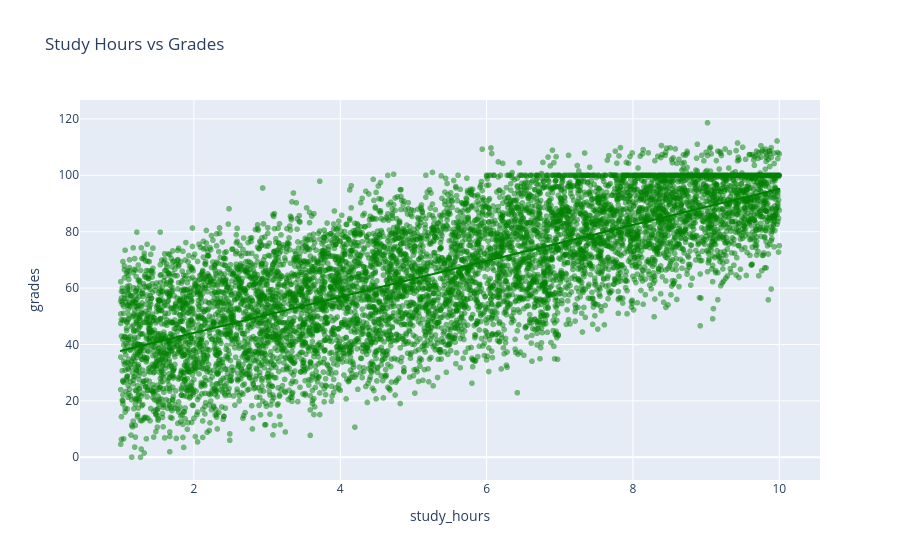
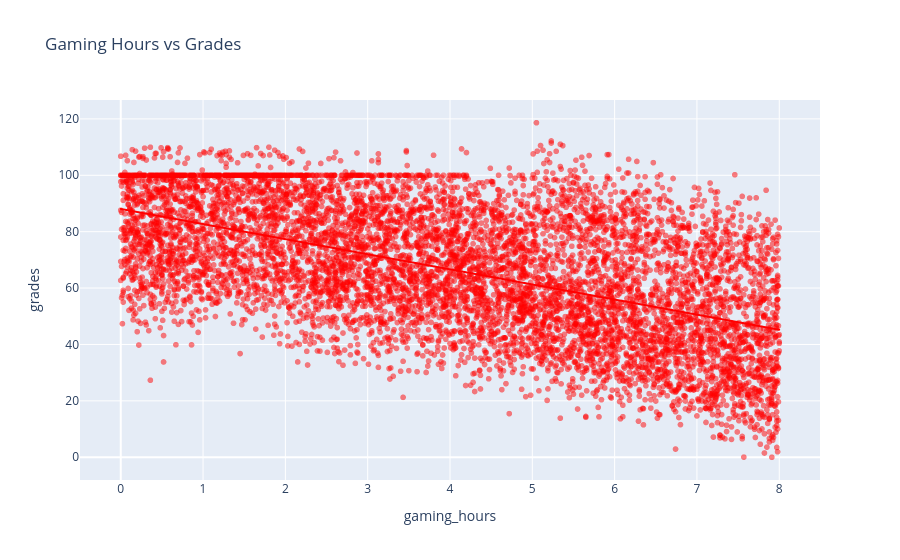
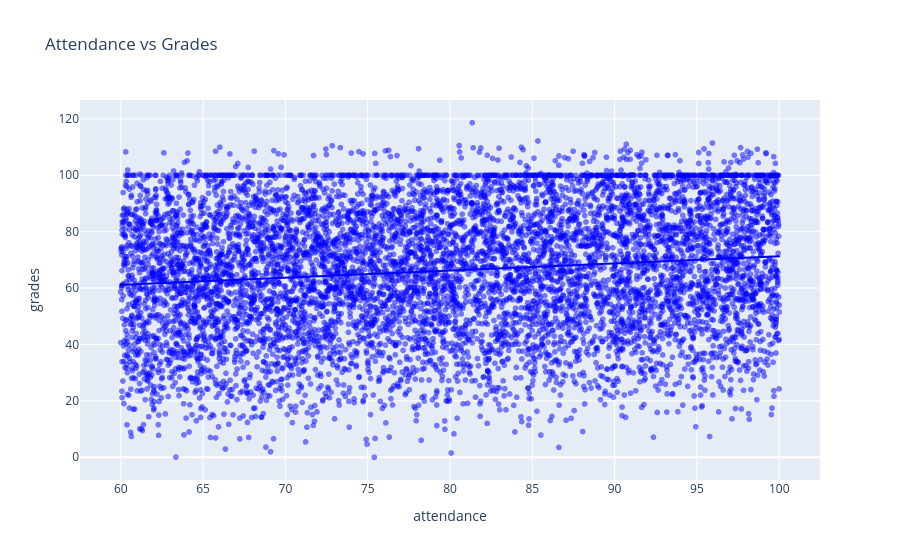

Write notebook code for charts like these, in order.
### Markdown cell above
### Insight: Categorical Features vs Grades
Comparing grades across categorical gaming features (genre, frequency categories) helps identify if specific gaming behaviors are associated with consistently higher or lower academic performance. Bar charts with confidence intervals are particularly useful here.

### Code cell
# 4. Scatter Plots for Key Continuous Variables vs Grades
fig1 = px.scatter(df, x='study_hours', y='grades', trendline='ols', opacity=0.5, 
                  title='Study Hours vs Grades', color_discrete_sequence=['green'])
fig1.show()

fig2 = px.scatter(df, x='gaming_hours', y='grades', trendline='ols', opacity=0.5, 
                  title='Gaming Hours vs Grades', color_discrete_sequence=['red'])
fig2.show()

fig3 = px.scatter(df, x='attendance', y='grades', trendline='ols', opacity=0.5, 
                  title='Attendance vs Grades', color_discrete_sequence=['blue'])
fig3.show()

### Figure 1 — Plotly figure (JSON) as saved in the notebook; plotly's stock layout.template omitted (floating-point values rounded to 4 significant figures; data arrays with more than 128 entries replaced by an {"elided": "..."} marker saying what was removed)
{"data": [{"hovertemplate": "study_hours=%{x}<br>grades=%{y}<extra></extra>", "legendgroup": "", "marker": {"color": "green", "opacity": 0.5, "symbol": "circle"}, "mode": "markers", "name": "", "showlegend": false, "type": "scattergl", "x": {"elided": "8000 float values"}, "xaxis": "x", "y": {"elided": "8000 float values"}, "yaxis": "y"}, {"hovertemplate": "<b>OLS trendline</b><br>grades = 6.38185 * study_hours + 31.3321<br>R<sup>2</sup>=0.537482<br><br>study_hours=%{x}<br>grades=%{y} <b>(trend)</b><extra></extra>", "legendgroup": "", "marker": {"color": "green", "symbol": "circle"}, "mode": "lines", "name": "", "showlegend": false, "type": "scattergl", "x": {"elided": "8000 float values"}, "xaxis": "x", "y": {"elided": "8000 float values"}, "yaxis": "y"}], "layout": {"legend": {"tracegroupgap": 0}, "title": {"text": "Study Hours vs Grades"}, "xaxis": {"anchor": "y", "domain": [0, 1], "title": {"text": "study_hours"}}, "yaxis": {"anchor": "x", "domain": [0, 1], "title": {"text": "grades"}}}}

### Figure 2 — Plotly figure (JSON) as saved in the notebook; plotly's stock layout.template omitted (floating-point values rounded to 4 significant figures; data arrays with more than 128 entries replaced by an {"elided": "..."} marker saying what was removed)
{"data": [{"hovertemplate": "gaming_hours=%{x}<br>grades=%{y}<extra></extra>", "legendgroup": "", "marker": {"color": "red", "opacity": 0.5, "symbol": "circle"}, "mode": "markers", "name": "", "showlegend": false, "type": "scattergl", "x": {"elided": "8000 float values"}, "xaxis": "x", "y": {"elided": "8000 float values"}, "yaxis": "y"}, {"hovertemplate": "<b>OLS trendline</b><br>grades = -5.35409 * gaming_hours + 88.0564<br>R<sup>2</sup>=0.303945<br><br>gaming_hours=%{x}<br>grades=%{y} <b>(trend)</b><extra></extra>", "legendgroup": "", "marker": {"color": "red", "symbol": "circle"}, "mode": "lines", "name": "", "showlegend": false, "type": "scattergl", "x": {"elided": "8000 float values"}, "xaxis": "x", "y": {"elided": "8000 float values"}, "yaxis": "y"}], "layout": {"legend": {"tracegroupgap": 0}, "title": {"text": "Gaming Hours vs Grades"}, "xaxis": {"anchor": "y", "domain": [0, 1], "title": {"text": "gaming_hours"}}, "yaxis": {"anchor": "x", "domain": [0, 1], "title": {"text": "grades"}}}}

### Figure 3 — Plotly figure (JSON) as saved in the notebook; plotly's stock layout.template omitted (floating-point values rounded to 4 significant figures; data arrays with more than 128 entries replaced by an {"elided": "..."} marker saying what was removed)
{"data": [{"hovertemplate": "attendance=%{x}<br>grades=%{y}<extra></extra>", "legendgroup": "", "marker": {"color": "blue", "opacity": 0.5, "symbol": "circle"}, "mode": "markers", "name": "", "showlegend": false, "type": "scattergl", "x": {"elided": "8000 float values"}, "xaxis": "x", "y": {"elided": "8000 float values"}, "yaxis": "y"}, {"hovertemplate": "<b>OLS trendline</b><br>grades = 0.253336 * attendance + 45.9426<br>R<sup>2</sup>=0.017120<br><br>attendance=%{x}<br>grades=%{y} <b>(trend)</b><extra></extra>", "legendgroup": "", "marker": {"color": "blue", "symbol": "circle"}, "mode": "lines", "name": "", "showlegend": false, "type": "scattergl", "x": {"elided": "8000 float values"}, "xaxis": "x", "y": {"elided": "8000 float values"}, "yaxis": "y"}], "layout": {"legend": {"tracegroupgap": 0}, "title": {"text": "Attendance vs Grades"}, "xaxis": {"anchor": "y", "domain": [0, 1], "title": {"text": "attendance"}}, "yaxis": {"anchor": "x", "domain": [0, 1], "title": {"text": "grades"}}}}
